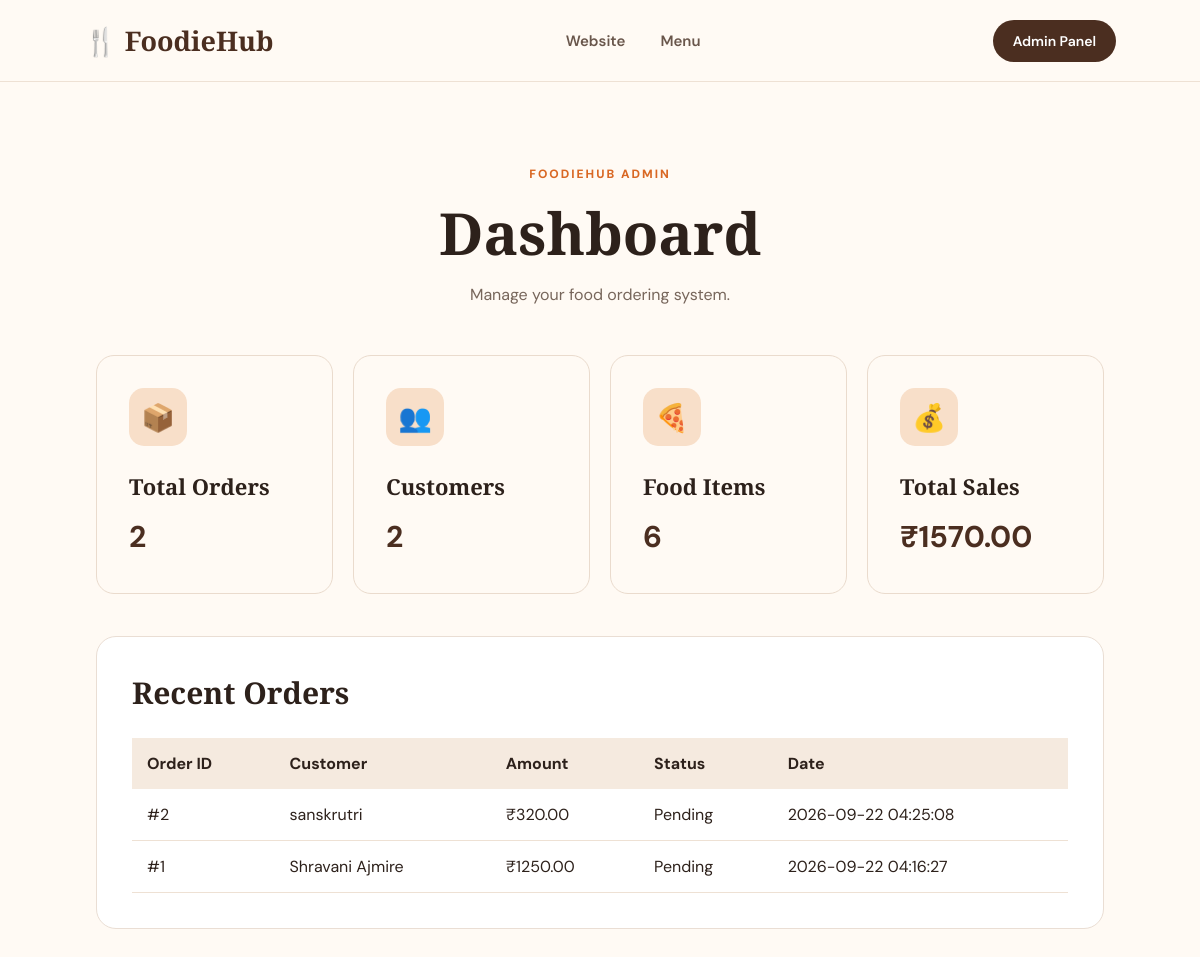
Screenshot of /admin/dashboard.php with the database file from the repository.
### tables this page shows
CREATE TABLE `orders` (
  `order_id` int(11) NOT NULL,
  `customer_id` int(11) NOT NULL,
  `total_amount` decimal(10,2) NOT NULL,
  `status` varchar(50) DEFAULT 'Pending',
  `order_date` timestamp NOT NULL DEFAULT current_timestamp()
);

CREATE TABLE `customers` (
  `customer_id` int(11) NOT NULL,
  `name` varchar(100) NOT NULL,
  `phone` varchar(15) NOT NULL,
  `email` varchar(100) DEFAULT NULL,
  `address` varchar(255) NOT NULL
);

### admin/dashboard.php (the view, shortened to what this page needs)
<?php
include "../db/connection.php";
$order_result =
    $conn->query(
        "SELECT COUNT(*) AS total
         FROM orders"
    );
$total_orders =
    $order_result->fetch_assoc()['total'];
$customer_result =
    $conn->query(
        "SELECT COUNT(*) AS total
         FROM customers"
    );
$total_customers =
    $customer_result->fetch_assoc()['total'];
$food_result =
    $conn->query(
        "SELECT COUNT(*) AS total
         FROM food_items"
    );
$total_food =
    $food_result->fetch_assoc()['total'];
$sales_result =
    $conn->query(
        "SELECT SUM(total_amount) AS total
         FROM orders"
    );
$total_sales =
    $sales_result->fetch_assoc()['total'];
?>
<!DOCTYPE html>
<html lang="en">
<head>
<link rel="stylesheet" href="../css/style.css">
</head>
<body>
<nav class="navbar">
<a href="../index.php" class="logo">
🍴 FoodieHub
</a>
<div class="nav-links">
<a href="../index.php">
Website
</a>
<a href="../menu.php">
Menu
</a>
</div>
<div class="cart-nav">
Admin Panel
</div>
</nav>
<section class="menu-page">
<div class="menu-title">
<span>FOODIEHUB ADMIN</span>
<h1>
Dashboard
</h1>
<p>
Manage your food ordering system.
</p>
</div>
<div class="feature-grid">
<div class="feature-card">
<div class="feature-icon">
📦
</div>
<h3>
Total Orders
</h3>
<p style="font-size:30px;font-weight:700;color:#4b2e20;">
<?php echo $total_orders; ?>
</p>
</div>
<div class="feature-card">
<div class="feature-icon">
👥
</div>
<h3>
Customers
</h3>
<p style="font-size:30px;font-weight:700;color:#4b2e20;">
<?php echo $total_customers; ?>
</p>
</div>
<div class="feature-card">
<div class="feature-icon">
🍕
</div>
<h3>
Food Items
</h3>
<p style="font-size:30px;font-weight:700;color:#4b2e20;">
<?php echo $total_food; ?>
</p>
</div>
<div class="feature-card">
<div class="feature-icon">
💰
</div>
<h3>
Total Sales
</h3>
<p style="font-size:30px;font-weight:700;color:#4b2e20;">
₹<?php echo $total_sales; ?>
</p>
</div>
</div>
<br><br>
<div class="checkout-box">
<h2>
Recent Orders
</h2>
<table style="
width:100%;
border-collapse:collapse;
text-align:left;
">
<tr style="
background:#f5eadf;
">
<th style="padding:15px;">
Order ID
</th>
<th style="padding:15px;">
Customer
</th>
<th style="padding:15px;">
Amount
</th>
<th style="padding:15px;">
Status
</th>
<th style="padding:15px;">
Date
</th>
</tr>
<?php
$query = "
SELECT
orders.order_id,
customers.name,
orders.total_amount,
orders.status,
orders.order_date
FROM orders
INNER JOIN customers
ON orders.customer_id =
customers.customer_id
ORDER BY orders.order_id DESC
LIMIT 10
";
$result =
    $conn->query($query);
if (
    $result &&
    $result->num_rows > 0
) {
    while (
        $row =
        $result->fetch_assoc()
    ) {
?>
<tr style="border-bottom:1px solid #eee1d4;">
<td style="padding:15px;">
#<?php echo $row['order_id']; ?>
</td>
<td style="padding:15px;">
<?php echo htmlspecialchars($row['name']); ?>
</td>
<td style="padding:15px;">
₹<?php echo $row['total_amount']; ?>
</td>
<td style="padding:15px;">
<?php echo $row['status']; ?>
</td>
<td style="padding:15px;">
<?php echo $row['order_date']; ?>
</td>
</tr>
<?php
    }
}
?>
</table>
</div>
</section>
</body>
</html>

### css/style.css (style rules this page uses)
* { margin: 0; padding: 0; box-sizing: border-box; }
html { scroll-behavior: smooth; }
body { font-family: "DM Sans", sans-serif; background: #fffaf4; color: #2d211b; }
a { text-decoration: none; color: inherit; }
.navbar { height: 82px; padding: 0 7%; display: flex; align-items: center; justify-content: space-between; background: rgba(255, 250, 244, 0.96); border-bottom: 1px solid #eee1d4; position: sticky; top: 0; z-index: 1000; backdrop-filter: blur(12px); }
.logo { font-family: "Playfair Display", serif; font-size: 27px; font-weight: 700; color: #4b2e20; }
.nav-links { display: flex; gap: 35px; }
.nav-links a { font-size: 15px; font-weight: 600; color: #69564b; transition: 0.3s; }
.cart-nav { background: #4b2e20; color: white; padding: 12px 20px; border-radius: 30px; font-size: 14px; font-weight: 600; transition: 0.3s; }
.feature-grid { margin-top: 50px; display: grid; grid-template-columns: repeat(4, 1fr); gap: 20px; }
.feature-card { background: #fffaf4; padding: 32px; border-radius: 18px; border: 1px solid #eadbcd; transition: 0.3s; }
.feature-icon { width: 58px; height: 58px; display: flex; align-items: center; justify-content: center; background: #f8dfc9; border-radius: 15px; font-size: 27px; margin-bottom: 25px; }
.feature-card h3 { font-family: "Playfair Display", serif; font-size: 22px; margin-bottom: 12px; }
.feature-card p { color: #7b6a60; line-height: 1.6; }
.menu-page { padding: 80px 8%; }
.menu-title { text-align: center; margin-bottom: 50px; }
.menu-title span { color: #d96824; letter-spacing: 2px; font-size: 12px; font-weight: 800; }
.menu-title h1 { font-family: "Playfair Display", serif; font-size: 58px; margin-top: 10px; }
.menu-title p { color: #77665b; margin-top: 12px; }
.checkout-box { background: white; padding: 35px; border-radius: 20px; border: 1px solid #eaded4; }
.checkout-box h2 { font-family: "Playfair Display", serif; font-size: 30px; margin-bottom: 25px; }

### rows the page displays
orders: order_id "2", customer.name "sanskrutri", total_amount "320.00", status "Pending", order_date "2026-09-22 04:25:08"
orders: order_id "1", customer.name "Shravani Ajmire", total_amount "1250.00", status "Pending", order_date "2026-09-22 04:16:27"

### other values shown
$total_orders "2"
$total_customers "2"
$total_food "6"
$total_sales "1570.00"
